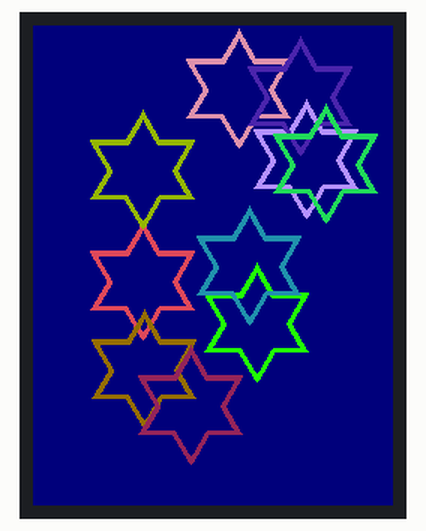
Simulated run of this sketch. Board: ESP32. Parts: 240×320 colour display. Random numbers use the default seed unless the sketch sets one.

Above: at 0.3 s.
At 3.7 s:
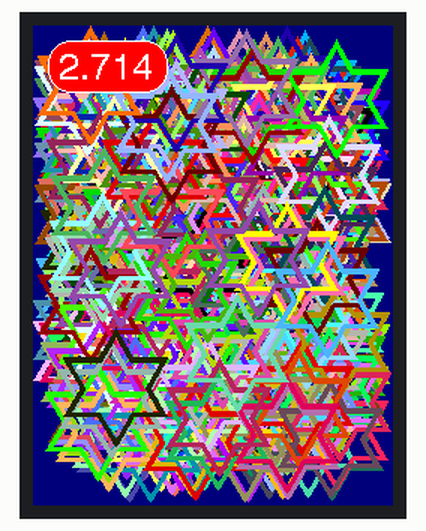
At 9.1 s:
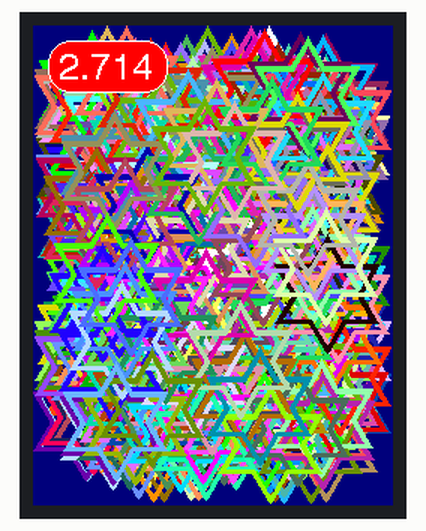
At 14.6 s:
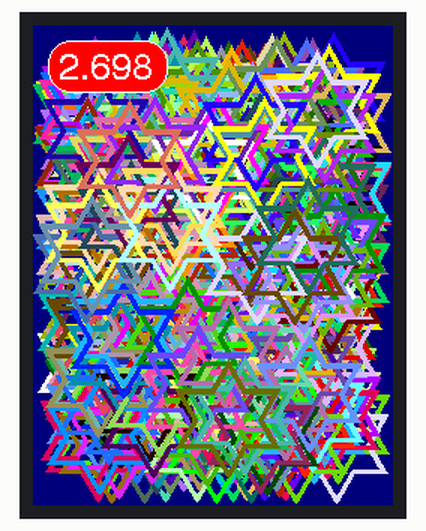
At 20.1 s:
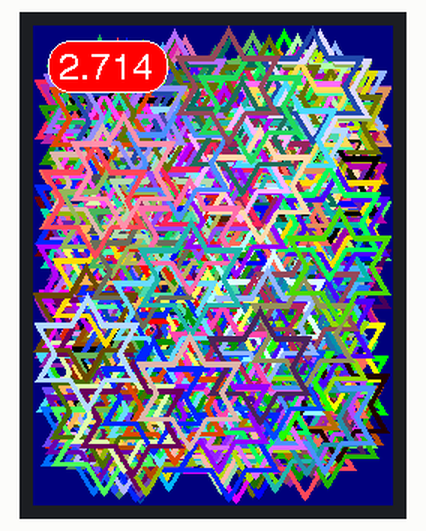
At 38.6 s:
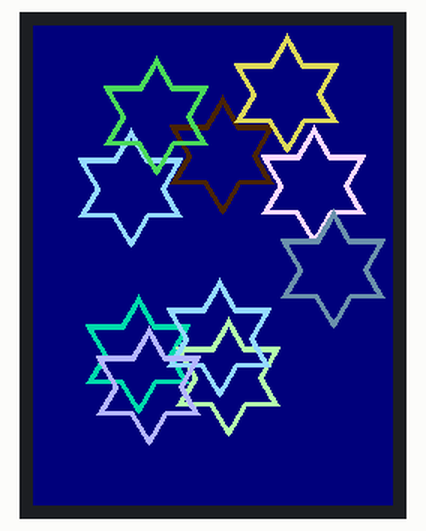

Measured:
- what the display in image 0 shows lasts 2.0 s, from 0.3 s to 2.3 s
- what the display in image 1 shows lasts 2.1 s, from 3.6 s to 5.7 s

The sketch:

main.ino
```cpp
/*
  Sketch to show creation of a sprite with a transparent
  background, then plot it on the TFT.

  Example for library:
  https://github.com/Bodmer/TFT_eSPI

  A Sprite is notionally an invisible graphics screen that is
  kept in the processors RAM. Graphics can be drawn into the
  Sprite just as it can be drawn directly to the screen. Once
  the Sprite is completed it can be plotted onto the screen in
  any position. If there is sufficient RAM then the Sprite can
  be the same size as the screen and used as a frame buffer.

  A 16 bit Sprite occupies (2 * width * height) bytes in RAM.

  On a ESP8266 Sprite sizes up to 126 x 160 can be accomodated,
  this size requires 40kBytes of RAM for a 16 bit colour depth.

  When 8 bit colour depth sprites are created they occupy
  (width * height) bytes in RAM, so larger sprites can be
  created, or the RAM required is halved.
*/

#include <TFT_eSPI.h>                 // Include the graphics library (this includes the sprite functions)

TFT_eSPI    tft = TFT_eSPI();         // Create object "tft"

TFT_eSprite img = TFT_eSprite(&tft);  // Create Sprite object "img" with pointer to "tft" object
                                      // the pointer is used by pushSprite() to push it onto the TFT

void setup(void) {
  Serial.begin(250000);

  tft.init();

  tft.setRotation(0);
}

void loop() {

  tft.fillScreen(TFT_NAVY);

  // Draw 10 sprites containing a "transparent" colour
  for (int i = 0; i < 10; i++)
  {
    int x = random(240-70);
    int y = random(320-80);
    int c = random(0x10000); // Random colour
    drawStar(x, y, c);
  }

  delay(2000);

  uint32_t dt = millis();

  // Now go bananas and draw 500 nore
  for (int i = 0; i < 500; i++)
  {
    int x = random(240-70);
    int y = random(320-80);
    int c = random(0x10000); // Random colour
    drawStar(x, y, c);
    yield(); // Stop watchdog reset
  }

  // Show time in milliseconds to draw and then push 1 sprite to TFT screen
  numberBox( 10, 10, (millis()-dt)/500.0 );

  delay(2000);

}

// #########################################################################
// Create sprite, plot graphics in it, plot to screen, then delete sprite
// #########################################################################
void drawStar(int x, int y, int star_color)
{
  // Create an 8 bit sprite 70x 80 pixels (uses 5600 bytes of RAM)
  img.setColorDepth(8);
  img.createSprite(70, 80);

  // Fill Sprite with a "transparent" colour
  // TFT_TRANSPARENT is already defined for convenience
  // We could also fill with any colour as "transparent" and later specify that
  // same colour when we push the Sprite onto the screen.
  img.fillSprite(TFT_TRANSPARENT);

  // Draw 2 triangles to create a filled in star
  img.fillTriangle(35, 0, 0,59, 69,59, star_color);
  img.fillTriangle(35,79, 0,20, 69,20, star_color);

  // Punch a star shaped hole in the middle with a smaller transparent star
  img.fillTriangle(35, 7, 6,56, 63,56, TFT_TRANSPARENT);
  img.fillTriangle(35,73, 6,24, 63,24, TFT_TRANSPARENT);

  // Push sprite to TFT screen CGRAM at coordinate x,y (top left corner)
  // Specify what colour is to be treated as transparent.
  img.pushSprite(x, y, TFT_TRANSPARENT);

  // Delete it to free memory
  img.deleteSprite();

}

// #########################################################################
// Draw a number in a rounded rectangle with some transparent pixels
// #########################################################################
void numberBox(int x, int y, float num )
{

  // Size of sprite
  #define IWIDTH  80
  #define IHEIGHT 35

  // Create a 8 bit sprite 80 pixels wide, 35 high (2800 bytes of RAM needed)
  img.setColorDepth(8);
  img.createSprite(IWIDTH, IHEIGHT);

  // Fill it with black (this will be the transparent colour this time)
  img.fillSprite(TFT_BLACK);

  // Draw a background for the numbers
  img.fillRoundRect(  0, 0,  80, 35, 15, TFT_RED);
  img.drawRoundRect(  0, 0,  80, 35, 15, TFT_WHITE);

  // Set the font parameters
  img.setTextSize(1);           // Font size scaling is x1
  img.setTextColor(TFT_WHITE);  // White text, no background colour

  // Set text coordinate datum to middle right
  img.setTextDatum(MR_DATUM);

  // Draw the number to 3 decimal places at 70,20 in font 4
  img.drawFloat(num, 3, 70, 20, 4);

  // Push sprite to TFT screen CGRAM at coordinate x,y (top left corner)
  // All black pixels will not be drawn hence will show as "transparent"
  img.pushSprite(x, y, TFT_BLACK);

  // Delete sprite to free up the RAM
  img.deleteSprite();
}
```
